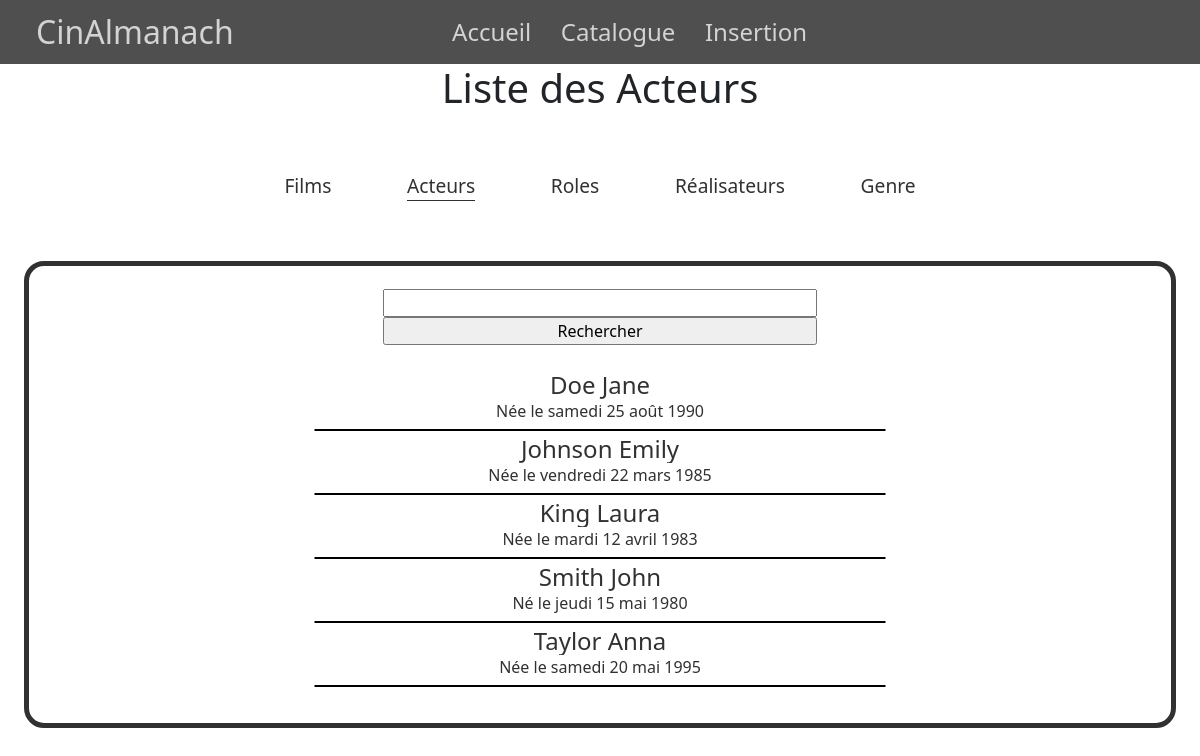
Page /index.php?action=listActors on the committed database.
### tables this page shows
CREATE TABLE IF NOT EXISTS `actor` (
  `id_actor` int NOT NULL AUTO_INCREMENT,
  `id_person` int NOT NULL,
  PRIMARY KEY (`id_actor`),
  UNIQUE KEY `id_person` (`id_person`),
  CONSTRAINT `FK_actor_person` FOREIGN KEY (`id_person`) REFERENCES `person` (`id_person`) ON DELETE CASCADE ON UPDATE CASCADE
);

CREATE TABLE IF NOT EXISTS `person` (
  `id_person` int NOT NULL AUTO_INCREMENT,
  `name` varchar(255) NOT NULL DEFAULT '',
  `firstname` varchar(255) NOT NULL DEFAULT '',
  `birthday` date NOT NULL,
  `genre` varchar(255) NOT NULL DEFAULT '',
  PRIMARY KEY (`id_person`)
);

### controller/ActorController.php (called while the page is built, shortened)
<?php
class ActorController {
    public function listActors(){
        $actorManager = new ActorManager();
        if (isset($_POST['SubmitSearchButton'])) {
            $content = filter_input(INPUT_POST,'nameContain',FILTER_SANITIZE_SPECIAL_CHARS);
            $listActors = $actorManager->getActorsSearch($content);
        }else {
            $listActors = $actorManager->getActors();
        }
        require "view/list/listActors.php";
    }
}

### model/ActorManager.php (called while the page is built, shortened)
<?php
class ActorManager{
    private \PDO $pdo;
    public function __construct() {
        $this->pdo = Connect::seConnecter();
    }
    public function getActors():array{
        $request = $this->pdo->query("
            SELECT person.* , id_actor
            FROM person,actor
            WHERE person.id_person = actor.id_person
            ORDER BY person.name;
        ");
        $request->execute();
        return $request->fetchAll();
    }
}

### model/Connect.php (called while the page is built, shortened)
<?php
abstract class Connect {
    public static function seConnecter(){
        try {
            return new \PDO(
                "mysql:host=".self::HOST.";dbname=".self::DB.";charset=UTF8", self::USER, self::PASS
            );
        } catch (\PDOException $e) {
            return $e->getMessage();
        }
    }
}
?>

### service/CardService.php (the view, shortened to what this page needs)
<?php
class CardService {
    public function createCardsActors($listActors):string{
        $htmlContent ="";
        foreach ($listActors as $actor) {
            $birthday = new \DateTime($actor['birthday']);
            $formatter = new \IntlDateFormatter('fr_FR', \IntlDateFormatter::FULL, \IntlDateFormatter::NONE);
            $formattedBirthday = $formatter->format($birthday);
            if ($actor['genre']=="Female") {
                $ne= "Née";
            }
            else {
                $ne="Né";
            }
            $htmlContent .= '<a href="./index.php?action=detailActor&id='.$actor['id_actor'].'"><div class="Card"><h4>'.$actor['name'].' '.$actor['firstname'].'</h4><p>'.$ne.' le '. $formattedBirthday.'</p></div></a>';
        }
        return $htmlContent;
    }
}

### public/css/style.css (style rules this page uses)
* { margin:0; padding: 0; box-sizing: 0; }
.Card { position: relative; height: 45vh; display: flex; flex-direction: column; align-items: center; }
.Card h4 { display: flex; flex:1; align-items: center; justify-content: center; }
.Card p { position: absolute; top:0%; right: 0%; background-color: rgba(212, 212, 212,0.80); width: 18%; height: 10%; display: flex; align-items: flex-end; justify-content: center; color: rgb(49, 49, 49); }
#listCardWithoutPicture a { text-decoration: none; color: rgb(49, 49, 49); }
#listCardWithoutPicture .Card { height: 8vh; padding: 1%; transition: 0.5s; }
#listCardWithoutPicture .Card::after { content: ''; position: absolute; bottom: 0; left: 50%; transform: translateX(-50%); width: 50%; border-bottom: 2px solid black; }
#listCardWithoutPicture .Card h4 { line-height: 0.5; }
#listCardWithoutPicture .Card p { position: relative; background-color: white; width: 100%; height: auto; }
a { text-decoration: none; }

### rows in the picture
actor: id_person.name "Doe", id_person.firstname "Jane", id_person.genre "Née", id_person.birthday "samedi 25 août 1990"
actor: id_person.name "Johnson", id_person.firstname "Emily", id_person.genre "Née", id_person.birthday "vendredi 22 mars 1985"
actor: id_person.name "King", id_person.firstname "Laura", id_person.genre "Née", id_person.birthday "mardi 12 avril 1983"
actor: id_person.name "Smith", id_person.firstname "John", id_person.genre "Né", id_person.birthday "jeudi 15 mai 1980"
actor: id_person.name "Taylor", id_person.firstname "Anna", id_person.genre "Née", id_person.birthday "samedi 20 mai 1995"

### other values in the picture
$titleText "Liste des Acteurs"
